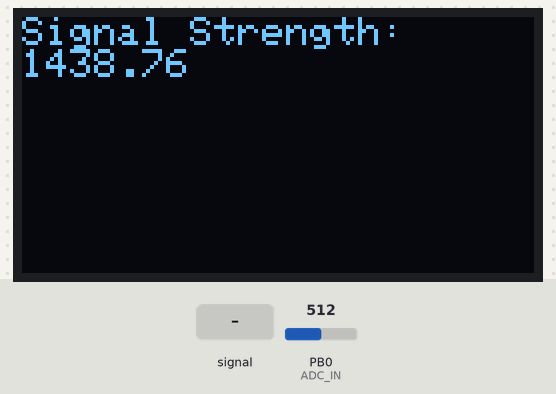
This program was run on a simulated STM32 Blue Pill. On the bench: 128×64 one-colour display. The test bench sets the inputs (shaded band); at power-on: PB0 (ADC_IN) = 512. The display library's start-up logo is not drawn.

Above: at 3.2 s.
3.3 s: PB0 (ADC_IN) fed a 200 Hz sine of ±81 counts around its level
At 3.49 s:
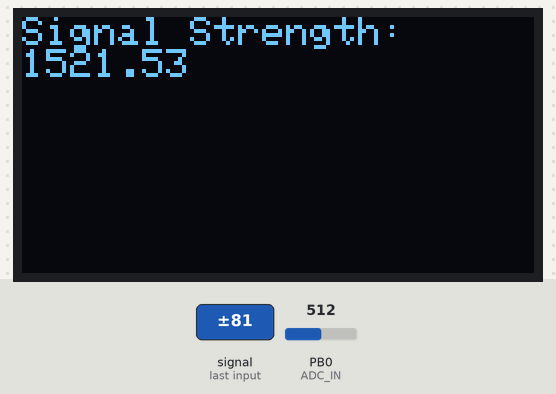
4.8 s: PB0 (ADC_IN) set to 716
At 5.2 s:
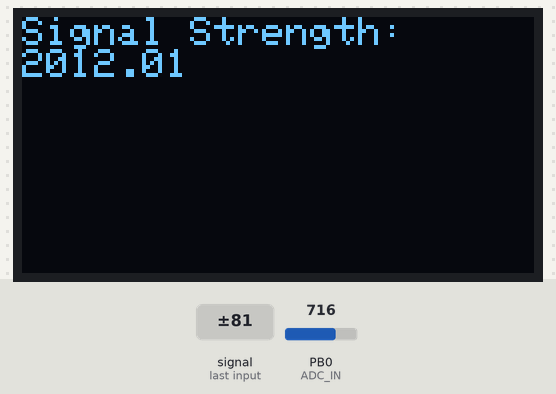
6.3 s: PB0 (ADC_IN) set to 900
At 6.7 s:
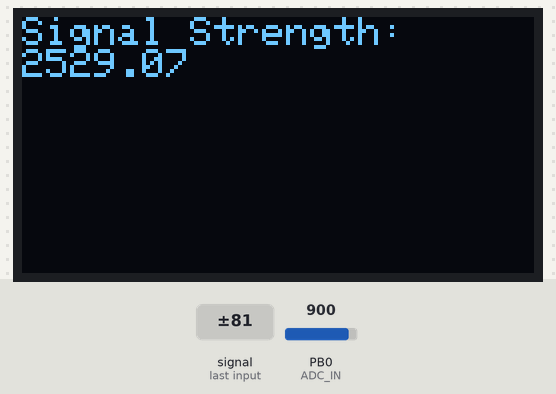
7.8 s: PB0 (ADC_IN) set to 1023
At 8.2 s:
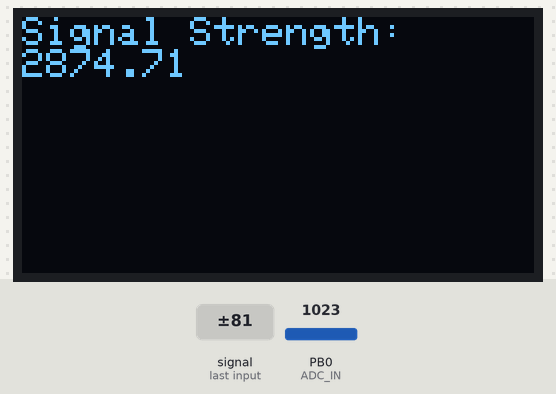
Timing chart, 0 to 10.3 s (numbered marks = the images above; inputs shaded):
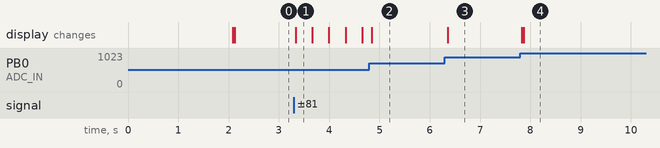

The program:

main.cpp
```cpp
#define ADC_IN PB0
#define NUM_SAMPLES 100
#include <Wire.h>
#include <Adafruit_SSD1306.h>
#include <Arduino.h>

#define SCREEN_WIDTH 128 // OLED display width, in pixels
#define SCREEN_HEIGHT 64 // OLED display height, in pixels
#define OLED_RESET   -1 // This display does not have a reset pin accessible
Adafruit_SSD1306 display(SCREEN_WIDTH, SCREEN_HEIGHT, &Wire, OLED_RESET);

void corr();
void sample();
void generate_ref(int sampling_frequency);

void setup() {
  pinMode(ADC_IN, INPUT_ANALOG);
  display.begin(SSD1306_SWITCHCAPVCC, 0x3C);
 // Displays Adafruit logo by default. call clearDisplay immediately if you don't want this.
  display.display();
  delay(2000);
// Displays "Hello world!" on the screen
  display.clearDisplay();
  display.setTextSize(1);
  display.setTextColor(SSD1306_WHITE);
  display.setCursor(0,0);
  display.println("Hello world!");
  display.display();
}

double raw[NUM_SAMPLES];
double reference[NUM_SAMPLES];
double output[NUM_SAMPLES * 2];
double ref_freq = 1000;

void loop()
{

  int start = micros();
  sample();
  double sample_time = (micros() - start) / pow(10, 6);
  double sampling_frequency = NUM_SAMPLES / sample_time;
  //generate_ref(sampling_frequency);
  // corr();

  for (int n = 0; n < NUM_SAMPLES; ++n) {
    reference[n] = sin(2*PI*ref_freq*n/sampling_frequency);
  }

  double output[NUM_SAMPLES * 2] = {};

  int i = -1;
  for(int raw_index = 0; raw_index < NUM_SAMPLES; ++raw_index) {
    i++;
    int j = -1 ;
    for(int ref_index = 0; ref_index < NUM_SAMPLES; ++ref_index) {
      j++;
      output[i+j] += raw[raw_index] * reference[ref_index];
    }
  }

  double highest = -10000000;
  for (double x : output) {
    if (x > highest) {
      highest = x;
    }
  }

  display.clearDisplay();
  display.setCursor(0, 0);
  display.println("Signal Strength:");
  display.println(highest);
//   display.println("Analog Input:");
//   display.println(analogRead(ADC_IN));
  display.display();
}

/*
void generate_ref(int sampling_frequency) {
  for (int n = 0; n < NUM_SAMPLES; ++n) {
    reference[n] = sin(2*PI*ref_freq*n/sampling_frequency);
  }
}
*/

void sample() {
  for (int i=0; i < NUM_SAMPLES; ++i){
    raw[i] = analogRead(ADC_IN);
  }
}

/*
void corr() {
  int i = -1;
  for(int raw_index = 0; raw_index < NUM_SAMPLES; ++raw_index) {
    i++;
    int j = -1 ;
    for(int ref_index = 0; ref_index < NUM_SAMPLES; ++ref_index) {
      j++;
      output[i+j] += raw[raw_index] * reference[ref_index];
    }
  }
}
*/
```

Measured:
- after the input at 3.3 s, the display: changes at once (image 1)
- after the input at 6.3 s, the display: changes after 0.05 s (image 3)
- after the input at 7.8 s, the display: first changes at once (image 4 shows a later state)
